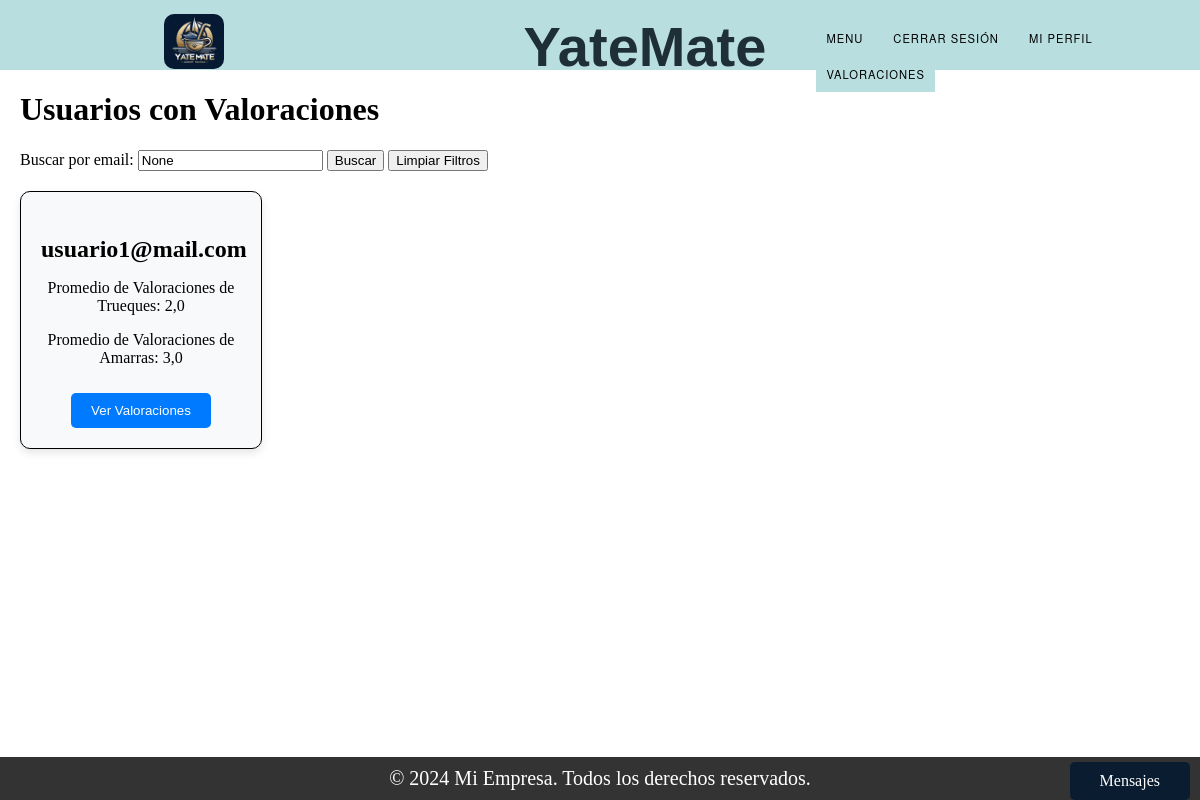
Page /ver_valoraciones_admin/ (signed in) on the committed database.
### Register/models.py (models this page shows, shortened)
class User(models.Model):
    TIPOS = (
        ('Administrador', 'Administrador'),
        ('Usuario', 'Usuario'),
        ('Cliente', 'Cliente'),
    )
    mail = models.CharField(max_length=150, unique=True)  # Nombre de usuario (email).
    tipo = models.CharField(max_length=20, choices=TIPOS)
    password = models.CharField(max_length=128)  # Contraseña.
    nombre = models.CharField(max_length=255)
    apellido = models.CharField(max_length=255)
    dni = models.CharField(max_length=20)
    fecha_expiracion_dni = models.DateField()
    nacionalidad = models.CharField(max_length=100)
    genero = models.CharField(max_length=10)
    domicilio = models.CharField(max_length=255)
    fecha_nacimiento = models.DateField()
    cuil_cuit = models.CharField(max_length=20)
    moroso = models.BooleanField(default=False)

### Valoracion/views.py (the view)
# urls.py: path('ver_valoraciones_admin/', views.ver_valoraciones_admin, name="ver_valoraciones_admin"),
def ver_valoraciones_admin(request):
    email_filtrar = request.GET.get('email')
    limpiar_filtros = request.GET.get('limpiar', '')
    usuarios_con_valoraciones = []
    mensaje = None
    if limpiar_filtros:
        email_filtrar = None
    usuarios = User.objects.filter(tipo__in=['Usuario', 'Cliente'])
    if email_filtrar:
        usuarios = usuarios.filter(email=email_filtrar)
        if not usuarios.exists():
            mensaje = "Usuario no encontrado."
    for usuario in usuarios:
        promedio_trueques = Valoracion_Trueque.objects.filter(dueño=usuario).aggregate(Avg('estrellas'))['estrellas__avg']
        if promedio_trueques is None:
            promedio_trueques = 0
        promedio_amarras = Valoracion_Amarra.objects.filter(dueño=usuario).aggregate(Avg('estrellas'))['estrellas__avg']
        if promedio_amarras is None:
            promedio_amarras = 0
        if promedio_trueques > 0 or promedio_amarras > 0:
            usuarios_con_valoraciones.append({
                'usuario': usuario,
                'promedio_trueques': promedio_trueques,
                'promedio_amarras': promedio_amarras,
            })
    if not usuarios_con_valoraciones and email_filtrar:
        mensaje = f"No se encontraron usuarios con valoraciones para el correo {email_filtrar}."
    context = {
        'usuarios_con_valoraciones': usuarios_con_valoraciones,
        'email_filtrar': email_filtrar,
        'mensaje': mensaje,
    }
    return render(request, 'ver_valoraciones_admin.html', context)

### Trueque/context_processors.py (called while the page is built)
def conversaciones_usuario(request):
    user_id = request.session.get('user_id')
    if user_id:
        conversaciones = Conversacion.objects.filter(Q(dueño_publicacion=user_id) | Q(solicitante=user_id))
        return {'conversaciones_usuario': conversaciones}
    else:
        return {'conversaciones_usuario': []}

### Trueque/models.py (called while the page is built)
    def get_mensajes(self):
        return Mensajes_chat.objects.filter(conversacion=self).order_by('enviado_a')

### Valoracion/templates/ver_valoraciones_admin.html (shortened to what this page needs)
{% extends "base.html" %}
{% block content %}
<div class="titulo-y-formulario">
    <h1>Usuarios con Valoraciones</h1>
    <form method="GET">
        <label for="usuario_mail">Buscar por email:</label>
        <input type="text" id="usuario_mail" name="email" value="{{ email_filtrar }}">
        <button type="submit">Buscar</button>
        <button type="submit" name="limpiar" value="true" >Limpiar Filtros</button>
    </form>
</div>
<div class="usuarios-container">
    {% for item in usuarios_con_valoraciones %}
        <div class="card">
            <h3 class="card-title">{{ item.usuario.mail }}</h3>
            <p>Promedio de Valoraciones de Trueques: {{ item.promedio_trueques }}</p>
            <p>Promedio de Valoraciones de Amarras: {{ item.promedio_amarras }}</p>
            <form method="GET" action="{% url 'ver_valoraciones_usuario_admin' item.usuario.id %}">
                <button type="submit" class="btn-card">Ver Valoraciones</button>
            </form>
        </div>
    {% endfor %}
</div>
{% endblock %}

### static/css/styles.css (style rules this page uses)
body { margin: 0; padding: 0; }

### Valoracion/templates/ver_valoraciones_admin.html (style rules this page uses)
.usuarios-container { display: flex; flex-wrap: wrap; gap: 20px; margin-top: 20px; margin-left: 20px; }
.card { background-color: #f8f9fa; border: 1px solid #000000; border-radius: 10px; padding: 20px; width: 200px; box-shadow: 0 4px 8px rgba(0,0,0,0.1); text-align: center; }
.card-title { color: #000000; font-size: 1.5rem; margin-bottom: 10px; }
.btn-card { display: inline-block; margin-top: 10px; padding: 10px 20px; border-radius: 5px; text-decoration: none; background-color: #007bff; color: #fff; border: none; cursor: pointer; }
.titulo-y-formulario { margin-left: 20px; }

### rows in the picture
User: usuario.mail "usuario1@mail.com", promedio_trueques "2,0", promedio_amarras "3,0"
